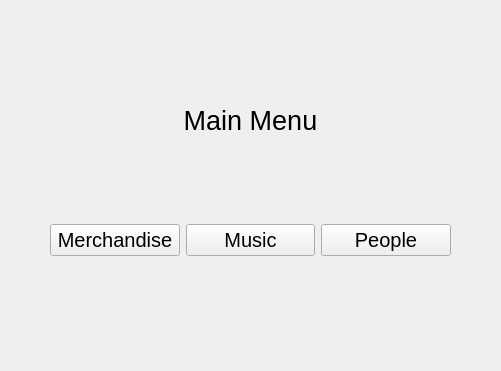
<?xml version="1.0" encoding="UTF-8"?>
<ui version="4.0">
 <class>MainWindow</class>
 <widget class="QMainWindow" name="MainWindow">
  <property name="geometry">
   <rect>
    <x>0</x>
    <y>0</y>
    <width>501</width>
    <height>371</height>
   </rect>
  </property>
  <property name="cursor">
   <cursorShape>ArrowCursor</cursorShape>
  </property>
  <property name="windowTitle">
   <string>Form1</string>
  </property>
  <widget class="QWidget" name="centralwidget">
   <widget class="QWidget" name="horizontalLayoutWidget">
    <property name="geometry">
     <rect>
      <x>50</x>
      <y>180</y>
      <width>401</width>
      <height>121</height>
     </rect>
    </property>
    <layout class="QHBoxLayout" name="horizontalLayout">
     <item>
      <widget class="QPushButton" name="Main_MerchButton">
       <property name="font">
        <font>
         <pointsize>15</pointsize>
        </font>
       </property>
       <property name="text">
        <string>Merchandise</string>
       </property>
      </widget>
     </item>
     <item>
      <widget class="QPushButton" name="Main_MusicButton">
       <property name="font">
        <font>
         <pointsize>15</pointsize>
        </font>
       </property>
       <property name="text">
        <string>Music</string>
       </property>
      </widget>
     </item>
     <item>
      <widget class="QPushButton" name="Main_PeopleButton">
       <property name="font">
        <font>
         <pointsize>15</pointsize>
        </font>
       </property>
       <property name="text">
        <string>People</string>
       </property>
      </widget>
     </item>
    </layout>
   </widget>
   <widget class="QLabel" name="Main_MainMenuText">
    <property name="geometry">
     <rect>
      <x>0</x>
      <y>110</y>
      <width>501</width>
      <height>20</height>
     </rect>
    </property>
    <property name="font">
     <font>
      <pointsize>20</pointsize>
     </font>
    </property>
    <property name="text">
     <string>Main Menu</string>
    </property>
    <property name="alignment">
     <set>Qt::AlignCenter</set>
    </property>
   </widget>
   <widget class="QLabel" name="Main_Date">
    <property name="geometry">
     <rect>
      <x>180</x>
      <y>130</y>
      <width>141</width>
      <height>31</height>
     </rect>
    </property>
    <property name="font">
     <font>
      <pointsize>8</pointsize>
     </font>
    </property>
    <property name="text">
     <string/>
    </property>
    <property name="alignment">
     <set>Qt::AlignCenter</set>
    </property>
   </widget>
   <widget class="QLabel" name="Main_Logo">
    <property name="geometry">
     <rect>
      <x>220</x>
      <y>30</y>
      <width>71</width>
      <height>71</height>
     </rect>
    </property>
    <property name="text">
     <string/>
    </property>
   </widget>
  </widget>
 </widget>
 <resources/>
 <connections>
  <connection>
   <sender>Main_MusicButton</sender>
   <signal>clicked()</signal>
   <receiver>MainWindow</receiver>
   <slot>MusicMenuButton()</slot>
   <hints>
    <hint type="sourcelabel">
     <x>240</x>
     <y>240</y>
    </hint>
    <hint type="destinationlabel">
     <x>244</x>
     <y>434</y>
    </hint>
   </hints>
  </connection>
  <connection>
   <sender>Main_MerchButton</sender>
   <signal>clicked()</signal>
   <receiver>MainWindow</receiver>
   <slot>MerchandiseMenuButton()</slot>
   <hints>
    <hint type="sourcelabel">
     <x>125</x>
     <y>242</y>
    </hint>
    <hint type="destinationlabel">
     <x>136</x>
     <y>417</y>
    </hint>
   </hints>
  </connection>
  <connection>
   <sender>Main_PeopleButton</sender>
   <signal>clicked()</signal>
   <receiver>MainWindow</receiver>
   <slot>PeopleMenuButton()</slot>
   <hints>
    <hint type="sourcelabel">
     <x>390</x>
     <y>240</y>
    </hint>
    <hint type="destinationlabel">
     <x>403</x>
     <y>415</y>
    </hint>
   </hints>
  </connection>
 </connections>
 <slots>
  <slot>MusicMenuButton()</slot>
  <slot>PeopleMenuButton()</slot>
  <slot>MerchandiseMenuButton()</slot>
 </slots>
</ui>
